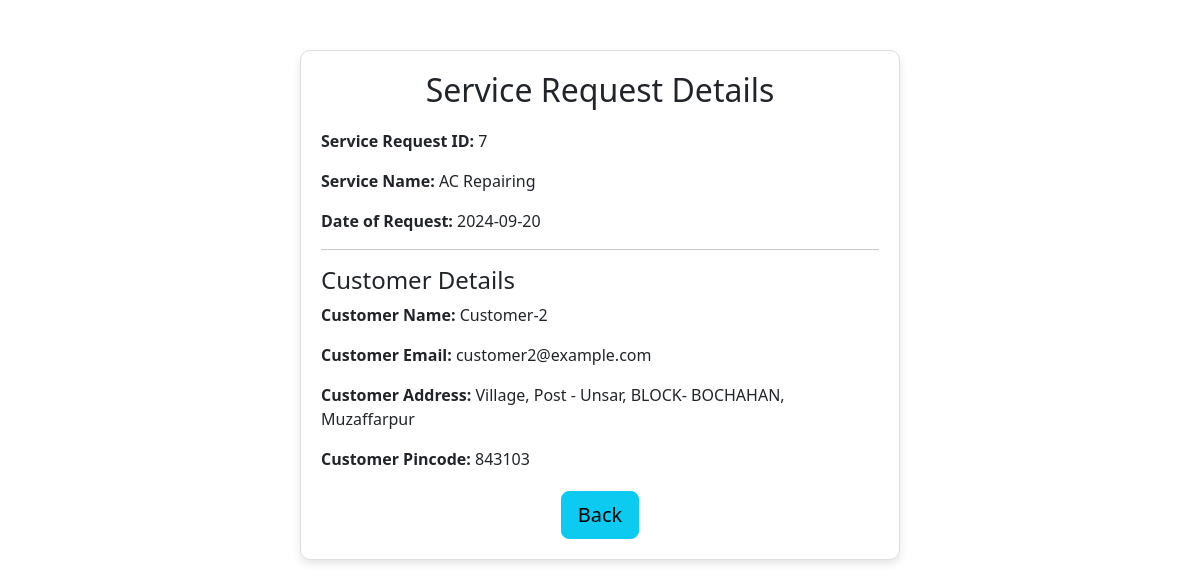
The page /view_service_request/7 on the database its author committed.
### model.py (models this page shows)
class ServiceRequest(db.Model):
    __tablename__ = 'service_request'
    id = db.Column(db.Integer, primary_key=True)
    service_id = db.Column(db.Integer, db.ForeignKey('service_type.id'), nullable=False)
    service_name= db.Column(db.String(100))
    customer_id = db.Column(db.Integer, db.ForeignKey('customer.id'), nullable=False)
    professional_id = db.Column(db.Integer, db.ForeignKey('professional.id'))
    date_of_request = db.Column(db.DateTime, default=datetime.utcnow)
    date_of_completion = db.Column(db.DateTime)
    status = db.Column(db.String(20), default='requested')
    remarks = db.Column(db.Text)
    service = db.relationship('Service_Type', back_populates='service_requests')  # Fixed relationship
    customer = db.relationship('Customer', back_populates='service_requests')
    professional = db.relationship('Professional', back_populates='service_requests')
    review = db.relationship('Review', back_populates='service_request', uselist=False)

class Customer(db.Model):
    __tablename__ = 'customer'
    id = db.Column(db.Integer, primary_key=True)
    user_id = db.Column(db.Integer, db.ForeignKey('user.id', ondelete='CASCADE'), nullable=False)
    email = db.Column(db.String(120), unique=True, nullable=False)
    name = db.Column(db.String(80), nullable=False)
    address = db.Column(db.String(150), nullable=False)
    pincode = db.Column(db.Integer, nullable=False)
    user = db.relationship('User', back_populates='customer')
    service_requests = db.relationship('ServiceRequest', back_populates='customer', foreign_keys='ServiceRequest.customer_id')
    reviews = db.relationship('Review', back_populates='customer', cascade='all, delete-orphan')

### app.py (the view)
@app.route('/view_service_request/<int:request_id>')
def view_service_request(request_id):
    service_request = ServiceRequest.query.get_or_404(request_id)
    customer = Customer.query.filter_by(id=service_request.customer_id).first_or_404()
    return render_template('view_service_request.html', service_request=service_request, customer=customer)

### templates/view_service_request.html (shortened to what this page needs)
<!DOCTYPE html>
<html lang="en">
<head>
    <link href="https://cdn.jsdelivr.net/npm/bootstrap@5.3.0-alpha1/dist/css/bootstrap.min.css" rel="stylesheet">
</head>
<body>
    <div class="container">
        <div class="service-request-box">
            <h2 class="heading">Service Request Details</h2>
            <p><strong>Service Request ID:</strong> {{ service_request.id }}</p>
            <p><strong>Service Name:</strong> {{ service_request.service_name }}</p>
            <p><strong>Date of Request:</strong> {{ service_request.date_of_request.strftime('%Y-%m-%d') }}</p>
            <hr>
            <h4>Customer Details</h4>
            <p><strong>Customer Name:</strong> {{ customer.name }}</p>
            <p><strong>Customer Email:</strong> {{ customer.email }}</p>
            <p><strong>Customer Address:</strong> {{ customer.address }}</p>
            <p><strong>Customer Pincode:</strong> {{ customer.pincode }}</p>
            <div class="back-button">
                <a href="{{ url_for('professional_dashboard') }}" class="btn btn-lg btn-info">Back</a>
            </div>
        </div>
    </div>
</body>
</html>

### templates/view_service_request.html (style rules this page uses)
.service-request-box { max-width: 600px; margin: 50px auto; padding: 20px; border: 1px solid #ddd; border-radius: 10px; box-shadow: 0 4px 8px rgba(0, 0, 0, 0.1); }
.heading { text-align: center; margin-bottom: 20px; }
.back-button { text-align: center; margin-top: 20px; }

### rows shown on the page
ServiceRequest: id "7", service_name "AC Repairing", date_of_request "2024-09-20"
Customer: name "Customer-2", email "customer2@example.com", address "Village, Post - Unsar, BLOCK- BOCHAHAN, Muzaffarpur", pincode "843103"
